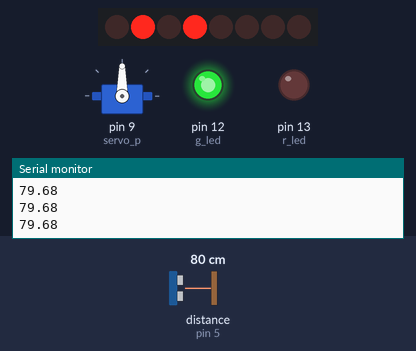
The sketch below on a simulated Arduino Uno, built with avr-gcc and run on an emulated ATmega328P. On the bench: 8 shift-register outputs drawn as a row of LEDs (first output left, lit = HIGH), servo, output pins drawn as LEDs (lit = HIGH), the last lines printed to the serial monitor. Wiring (inferred from the names in the program): ultrasonic range finder: trigger pin 6; echo pin 5; shift register (74HC595): data pin 7; shift clock pin 8; latch pin 3. Wiring (inferred from the signals the program sends): row of LEDs: on Q0, Q1, Q2, Q3, Q4, Q5, Q6, Q7. Inputs (shaded band) come from the test bench; at power-on: distance to the obstacle (sensor on pin 5) 80 cm. The echo pulse lasts 58.3 µs per cm; pins used as bus, display or sensor lines are not drawn.

Above: at 1.2 s.
1.3 s: distance to the obstacle (sensor on pin 5) set to 27 cm
2.8 s: distance to the obstacle (sensor on pin 5) set to 23 cm
At 3.4 s:
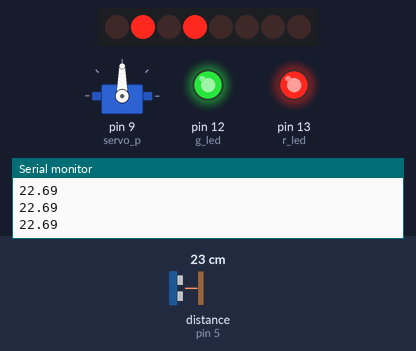
4.5 s: distance to the obstacle (sensor on pin 5) set to 17 cm
6.0 s: distance to the obstacle (sensor on pin 5) set to 14 cm
At 7.0 s:
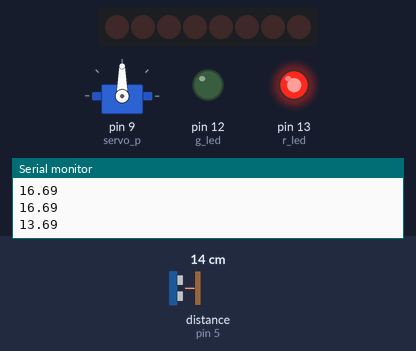
12.0 s: distance to the obstacle (sensor on pin 5) set to 18 cm
At 13.3 s:
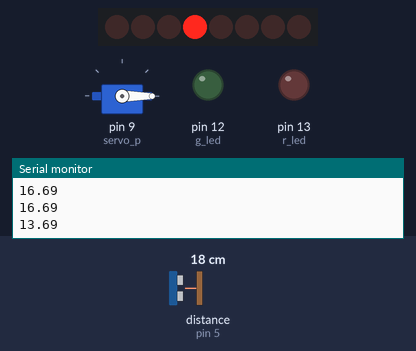
15.0 s: distance to the obstacle (sensor on pin 5) set to 2 cm
At 17.5 s:
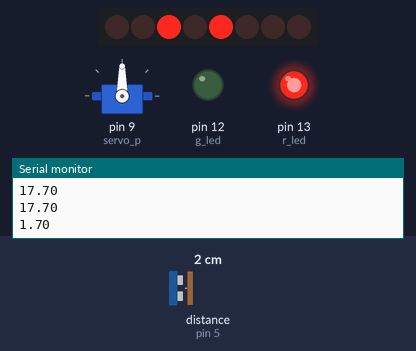
Timing chart, 0 to 24.1 s (numbered marks = the images above; inputs shaded):
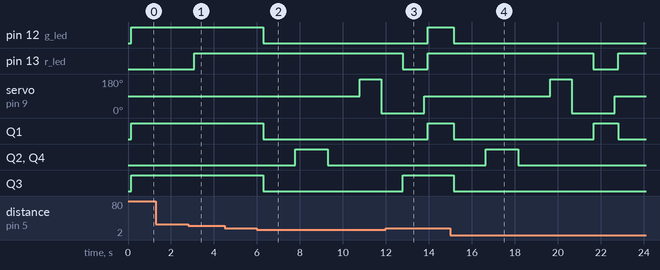

The sketch:

Ultra_car_Steven_Liu.ino
```cpp
#include <Servo.h>

// create a servo object
Servo servo;

// declare pins
int int1 = 3;
int sound_p = 5;
int sensor_p = 6;
int data_p = 7;
int time_p = 8;
int servo_p = 9;
int g_led = 12;
int r_led = 13;

//declare variables
double distance;
double duration;

void setup()
{
  servo.attach(servo_p); // declare servo_p is connected to the servo object (sensor)

  Serial.begin(9600); // Sets the data rate in 9600 bits per second for serial data transmission

  // declare the pinmodes
  pinMode(sound_p, INPUT); // receives echo
  pinMode(sensor_p, OUTPUT); // send sound by the ultrasonic sensor
  pinMode(servo_p, OUTPUT); //control the servo(sensor position)
  pinMode(data_p, OUTPUT);
  pinMode(int1, OUTPUT); // moves the car by supplying power
  pinMode(time_p, OUTPUT);
  pinMode(r_led, OUTPUT);
  pinMode(g_led, OUTPUT);
}

void loop()
{
  double val {measure()}; // call the measure function, determines the distance
  servo.write(90); // set servo at 90 degree angle to measure front
  Serial.println(val); //Prints data to the serial port in double
  delay(150);

  if (val > 25) //if the distance is larger than 25 cm, the car drives with the green led on, indicating it's safe to drive forward
  {
    digitalWrite(g_led, HIGH);
    digitalWrite(r_led, LOW);

    digitalWrite(int1, LOW);
    move(data_p, time_p, B01010000); // move the car in forward direction
    digitalWrite(int1, HIGH);
  }

  if (val <= 25 && val > 15) //if the distance is between 25cm and 15 cm, the car drives with the both leds on, indicating it should pay attention now
  {
    digitalWrite(g_led, HIGH);
    digitalWrite(r_led, HIGH);

    digitalWrite(int1, LOW);
    move(data_p, time_p, B01010000); // move the car in forward direction
    digitalWrite(int1, HIGH);
  }

  if (val <= 15 ) //if the distance is less than 15 cm, the car stops with red led on, indicating it's dangerous to drive forward, then it finds a new direction to drive
  {
    digitalWrite(g_led, LOW);
    digitalWrite(r_led, HIGH);

    digitalWrite(int1, LOW);
    move(data_p, time_p, B00000000); // stop the car
    digitalWrite(int1, HIGH);
    delay(1500);
    digitalWrite(int1, LOW);
    move(data_p, time_p, B00101000); // first the car backs up
    digitalWrite(int1, HIGH);
    delay(1500);
    digitalWrite(int1, LOW);
    move(data_p, time_p, B00000000); // then again stop
    digitalWrite(int1, HIGH);
    delay(1500);

    drive(); // call drive function, finds a new direction and drive
    delay(1000);
  }
  servo.write(90); // reset servo at 90 degree angle for next detection on the front
}

//create a function to either move the car in a direction or stop the car if needed
void move(int dataPin, int clockPin, byte value)
{
  shiftOut(dataPin, clockPin, LSBFIRST, value);
}

// create a function to return the distance from the obstacle
double measure()
{
  digitalWrite(sensor_p, LOW);
  delayMicroseconds(15);
  digitalWrite(sensor_p, HIGH);
  delayMicroseconds(20);
  digitalWrite(sensor_p, LOW);

  duration = pulseIn(sound_p, HIGH); //reads how long it takes the high signal(sound) to come back
  distance = duration * 343 * 100 / 1000000 / 2; // distance is given back in cm
  return distance;
}

// create a function to move the car in the right direction when don't know where to go, use recursion to determine direction
void drive()
{
  double x;
  double y;
  servo.write(180); // set the servo in 180 degree, measures left side
  delay(1000);
  y = measure();
  servo.write(0); // set the servo in 0 degree, measures right side
  delay(1000);
  x = measure();

  // base case one
  if (x < y) //if the left side has more space, move to the left
  {
    digitalWrite(r_led, LOW);
    digitalWrite(g_led, LOW);

    digitalWrite(int1, LOW);
    move(data_p, time_p, B01000000); // move to the left side
    digitalWrite(int1, HIGH);
  }

  // base case two
  else if (x > y) //if the right side has more space, move to the right
  {
    digitalWrite(r_led, LOW);
    digitalWrite(g_led, LOW);

    digitalWrite(int1, LOW);
    move(data_p, time_p, B00010000); // move to the right side
    digitalWrite(int1, HIGH);
  }

  else //if both sides have the same distance, back up and further determine where to go
  {
    digitalWrite(r_led, LOW);
    digitalWrite(g_led, LOW);

    digitalWrite(int1, LOW);
    move(data_p, time_p, B00101000); // first backup the car
    digitalWrite(int1, HIGH);
    delay(3000); // wait for 3 seconds
    drive(); // use recursion to determine where to go after the back up, eventually it will reach one of the base cases
    delay(2000);
  }
}
```

Measured:
- the behaviour switches between 26 and 25 cm on distance to the obstacle (sensor on pin 5) (found by bisection; images 0 and 1)
- the behaviour switches between 16 and 15 cm on distance to the obstacle (sensor on pin 5) (found by bisection; images 1 and 2)
- after the input at 2.8 s, pin 13 (r_led): LOW → HIGH after 0.28 s
- after the input at 6.0 s, pin 12 (g_led), Q1, Q3: HIGH → LOW after 0.28 s; servo on pin 9 (servo_p): 90° → 180° after 4.8 s, → 0° 1.0 s later; Q2, Q4: LOW → HIGH after 1.8 s, → LOW 1.5 s later
- after the input at 12.0 s, pin 12 (g_led): LOW → HIGH after 1.9 s
- after the input at 15.0 s, pin 12 (g_led), Q3: HIGH → LOW after 0.16 s; pin 13 (r_led): HIGH → LOW after 6.7 s, → HIGH 1.2 s later; servo on pin 9 (servo_p): 90° → 180° after 4.7 s, → 0° 1.0 s later, → 90° 2.0 s later; Q1: HIGH → LOW after 0.16 s, → HIGH 6.5 s later, → LOW 1.2 s later; Q2, Q4: LOW → HIGH after 1.7 s, → LOW 1.5 s later
